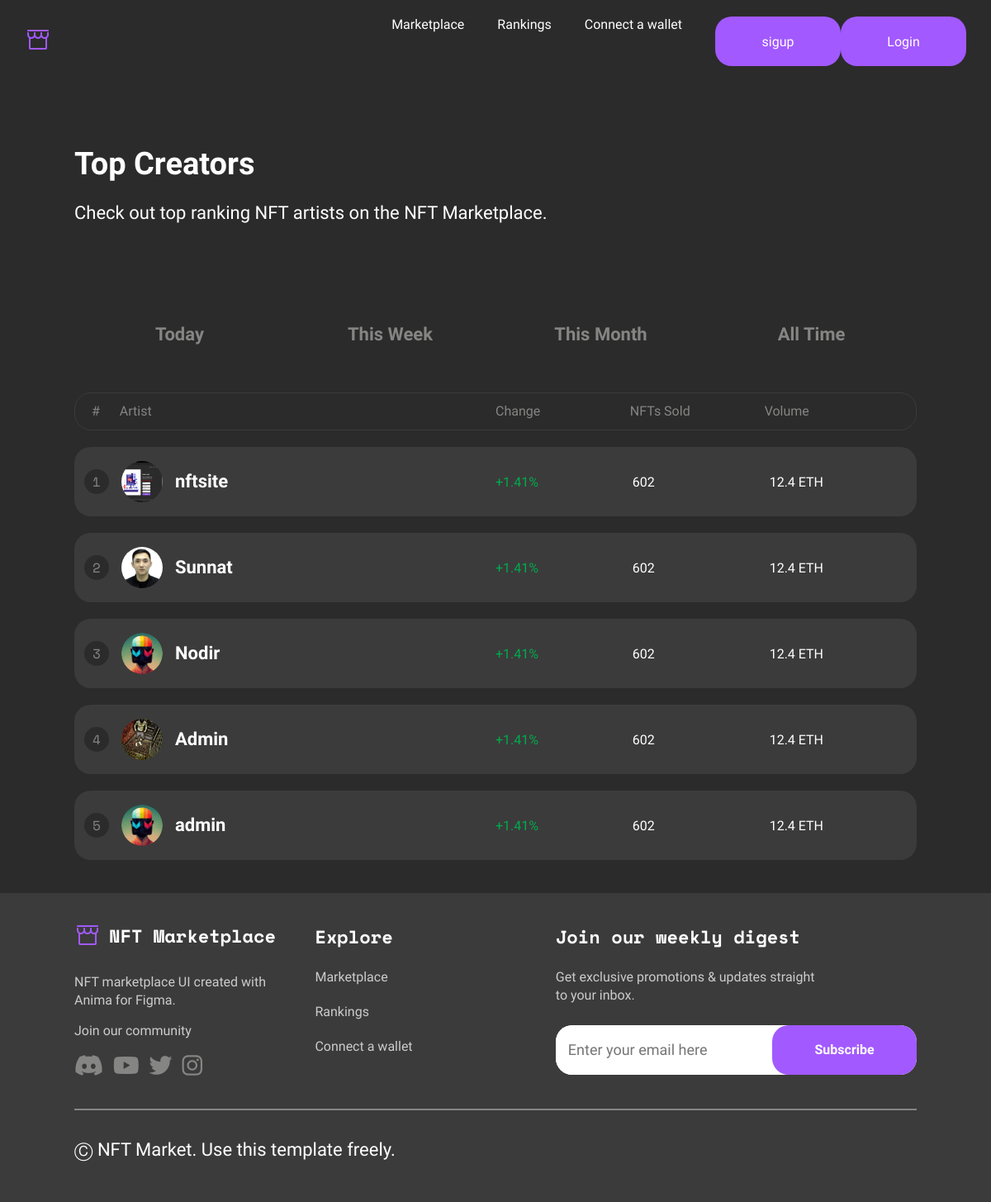
The page /rankings/ on the database its author committed.
### home/models.py (models this page shows, shortened)
class UserModel(models.Model):
    username = models.OneToOneField(User, on_delete=models.CASCADE, null=True)
    email = models.EmailField(max_length=100)
    image = models.ImageField(upload_to='images/', default='static/images/Avatar (2).png', null=True ,blank=True)

### home/views.py (the view)
# urls.py: path('rankings/',RankingView, name='rankings'),
def RankingView(request):
    useredit = UserModel.objects.all()
    ctx = {
            'useredit':useredit
        }
    return render(request,'rankings.html',ctx)

### template/rankings.html
{% extends 'navbar.html' %}
{% block content %}
    <div class="container">
        <div class="marketpalce">
            <p class="title">Top Creators</p>
            <p class="text">Check out top ranking NFT artists on the NFT Marketplace.</p>
        </div>
        <div class="created_menu">
            <div class="created_menu_items rankings_menu">
                <p class="bio">Today</p>
            </div>
            <div class="created_menu_items rankings_menu">
                <p class="bio">This Week</p>
            </div>
            <div class="created_menu_items rankings_menu">
                <p class="bio">This Month</p>
            </div>
            <div class="created_menu_items rankings_menu">
                <p class="bio">All Time</p>
            </div>
        </div>
    </div>
    <div class="container">
        <div class="rangkings_container">
            <div class="artist_menu_box">
                <div class="artist_menu_left">
                    <p class="artist_menu_text">#  <span style="margin-left: 20px">Artist</span></p>
                </div>
                <div class="artist_menu_right">
                    <div class="artist_menu_right_items">
                        <p class="artist_menu_text">Change</p>
                    </div>
                    <div class="artist_menu_right_items">
                        <p class="artist_menu_text">NFTs Sold</p>
                    </div>
                    <div class="artist_menu_right_items">
                        <p class="artist_menu_text">Volume</p>
                    </div>
                </div>
            </div>
            {% for avatarr in useredit %}
            <div class="artist_users">
                <div class="user">
                    <div class="artist_number">
                        <p>{{avatarr.id}}</p>
                    </div>
                    <img style="width: 50px; height: 50px; border-radius: 50%;" src="{{avatarr.image.url}}" alt="">
                    <p class="user_name">{{avatarr.username}}</p>
                </div>
                <div class="user_total">
                    <div class="change">
                        <p>+1.41%</p>
                    </div>
                    <div class="sold">
                        <p>602</p>
                    </div>
                    <div class="volume">
                        <p>12.4 ETH</p>
                    </div>
                </div>
            </div>
            {% endfor %}
        </div>
    </div>
    <footer class="footer">
        <div class="footer_container">
            <div class="footer_item1">
                <div class="items_top">
                    <img src="../static/images/logo.png" alt="">
                    <span class="nft_logo">NFT Marketplace</span>
                </div>
                <div class="items_bottom">
                    <p class="footer_items_text">NFT marketplace UI created with Anima for Figma.</p>
                    <p class="footer_items_text">Join our community</p>
                    <div class="footer_icons">
                        <a href="#"><i class="fa-brands fa-discord"></i></a>
                        <a href="#"><i class="fa-brands fa-youtube"></i></a>
                        <a href="#"><i class="fa-brands fa-twitter"></i></a>
                        <a href="#"><i class="fa-brands fa-instagram"></i></a>
                    </div>
                </div>
            </div>
            <div class="footer_item2">
                <p class="nft_logo">Explore</p>
                <ul class="footer_menu">
                    <li><a href="marketpace.html">Marketplace</a></li>
                    <li><a href="#">Rankings</a></li>
                    <li><a href="#">Connect a wallet</a></li>
                </ul>
            </div>
            <div class="footer_item3">
                <p class="nft_logo">Join our weekly digest</p>
                <p class="footer_items3_text">Get exclusive promotions & updates straight to your inbox.</p>
                <form class="form">
                    <input type="email" placeholder="Enter your email here">
                    <button class="bottom_btn" >     Subscribe</button>
                </form>
            </div>
        </div>
        <div class="container">
            <div class="hr"></div>
            <p style="margin-top: 30px;" class="text">Ⓒ NFT Market. Use this template freely.</p>
        </div>
    </footer>
{% endblock %}

### static/signup.css (style rules this page uses)
@media screen and (min-width: 576px) { .title { font-size: 38px; text-align: center; } }
@media screen and (min-width: 768px) { .title { font-size: 38px; text-align: start; } }

### static/marketpalce.css (style rules this page uses)
.marketpalce { width: 100%; height: auto; padding: 70px 0; }
.created_menu { width: 100%; display: flex; justify-content: center; }

### static/artist.css (style rules this page uses)
.bio { font-weight: 600; font-size: 22px; line-height: 35.2px; color: #858584; transition: .2s ease-out; }
.created_menu { width: 100%; height: 60px; margin-top: 20px; display: flex; }
.created_menu_items { width: 33.3%; height: 100%; display: flex; align-items: center; justify-content: center; column-gap: 10px; transition: .2s ease-in-out; }
@media screen and (min-width: 768px) { .bio { font-size: 16px; font-weight: 400; line-height: 22.4px; } }
@media screen and (min-width: 1200px) { .bio { font-size: 22px; font-weight: 600; line-height: 30.8px; } }

### static/rangkings.css (style rules this page uses)
.rankings_menu { width: 25% !important; }
.rangkings_container { width: 100%; height: auto; padding: 40px 0; }
.artist_menu_box { width: 100%; height: 46px; border: 1px solid #3B3B3B; border-radius: 20px; padding: 0 20px; display: flex; justify-content: space-between; align-items: center; }
.artist_menu_right { width: 50%; display: flex; justify-content: start; }
.artist_menu_right_items { width: 33.3%; }
.artist_menu_text { font-weight: 400; font-size: 16px; line-height: 22px; color: #858584; }
.artist_users { width: 100%; height: 84px; background-color: #3B3B3B; border-radius: 20px; padding: 0px 12px; display: flex; align-items: center; margin-top: 20px; }
.user { display: flex; align-items: center; height: 100%; width: 50%; column-gap: 15px; }
.user img { width: 60px; height: 60px; border-radius: 50%; }
.artist_number { width: 30px; height: 30px; background-color: #2B2B2B; border-radius: 50%; display: flex; justify-content: center; align-items: center; }
.artist_number p { color: #858584; font-weight: 400; font-size: 16px; line-height: 22px; font-family: 'Space Mono', monospace; }
.user_name { font-weight: 600; font-size: 22px; line-height: 30px; color: #FFFFFF; }
.user_total { display: flex; align-items: center; height: 100%; width: 50%; }
.change { width: 33.3%; }
.change p { color: #00AC4F; }
.sold { width: 33.3%; }
.sold p { color: #FFFFFF; }
.volume { width: 33.3%; }
.volume p { color: #FFFFFF; }
@media screen and (min-width: 576px) { .change { display: none; } }
@media screen and (min-width: 576px) { .sold { display: none; } }
@media screen and (min-width: 576px) { .user { width: 80%; } }
@media screen and (min-width: 576px) { .user_total { width: 20%; } }
@media screen and (min-width: 768px) { .change { display: block; } }
@media screen and (min-width: 768px) { .sold { display: none; } }
@media screen and (min-width: 768px) { .user { width: 70%; } }
@media screen and (min-width: 768px) { .user_total { width: 30%; } }
@media screen and (min-width: 992px) { .change { display: block; } }
@media screen and (min-width: 992px) { .sold { display: none; } }
@media screen and (min-width: 992px) { .user { width: 70%; } }
@media screen and (min-width: 992px) { .user_total { width: 30%; } }
@media screen and (min-width: 1200px) { .change { display: block; } }
@media screen and (min-width: 1200px) { .sold { display: block; } }
@media screen and (min-width: 1200px) { .user { width: 50%; } }
@media screen and (min-width: 1200px) { .user_total { width: 50%; } }

### rows shown on the page
UserModel: id "1", image (picture), username "nftsite"
UserModel: id "2", image (picture), username "Sunnat"
UserModel: id "3", image (picture), username "Nodir"
UserModel: id "4", image (picture), username "Admin"
UserModel: id "5", image (picture), username "admin"
